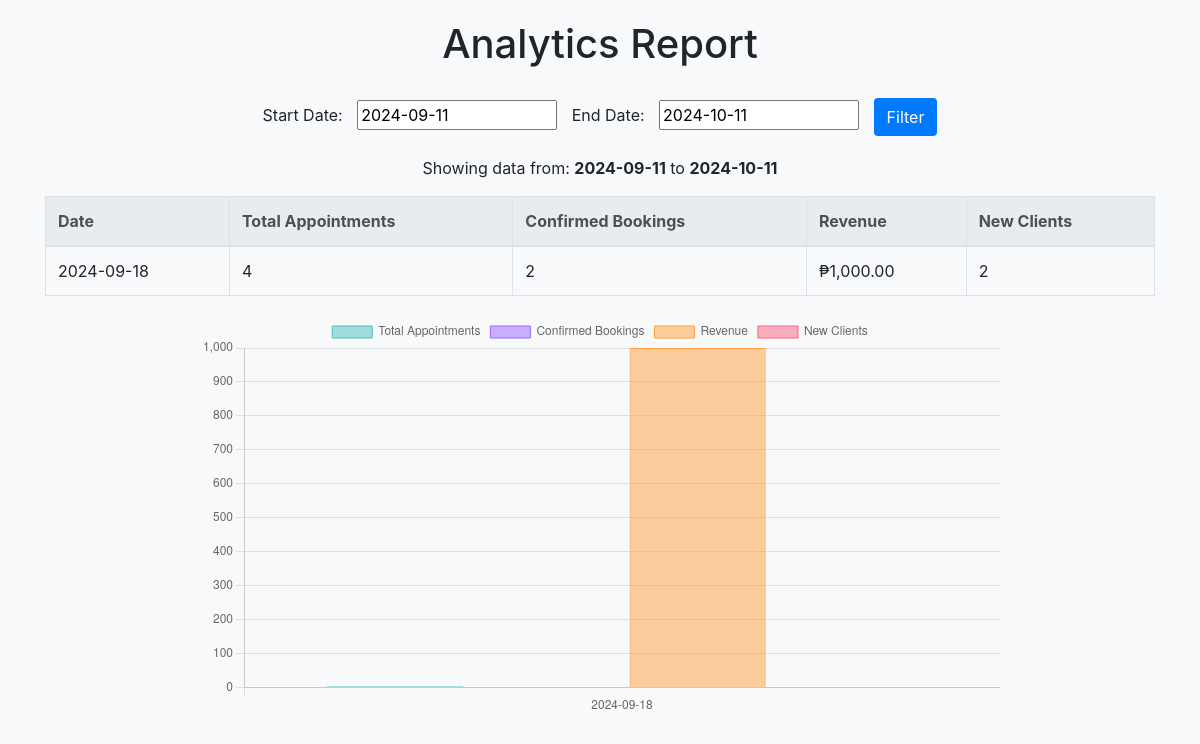
Page /PAGES/ADMIN/analystic.php on the committed database.
### tables this page shows
CREATE TABLE `analytics_data` (
  `id` int(11) NOT NULL,
  `date` date NOT NULL,
  `total_appointments` int(11) NOT NULL,
  `confirmed_bookings` int(11) NOT NULL,
  `revenue` float NOT NULL,
  `new_clients` int(11) NOT NULL
);

### PAGES/ADMIN/analystic.php (the view, shortened to what this page needs)
<?php
$servername = "localhost";
$username = "root";
$password = "";
$dbname = "jjk";
$conn = new mysqli($servername, $username, $password, $dbname);
$startDate = date('Y-m-d', strtotime('-1 month'));
$endDate = date('Y-m-d');
$sql = "SELECT date, total_appointments, confirmed_bookings, revenue, new_clients FROM analytics_data WHERE date BETWEEN '$startDate' AND '$endDate' ORDER BY date ASC";
$result = $conn->query($sql);
$data = [
    'title' => 'Analytics Report',
    'startDate' => $startDate,
    'endDate' => $endDate,
    'dataPoints' => []
];
if ($result->num_rows > 0) {
    while ($row = $result->fetch_assoc()) {
        $data['dataPoints'][] = [
            'date' => $row['date'],
            'totalAppointments' => $row['total_appointments'],
            'confirmedBookings' => $row['confirmed_bookings'],
            'revenue' => '₱' . number_format($row['revenue'], 2),
            'newClients' => $row['new_clients']
        ];
    }
} else {
    echo "No data found for the selected date range.";
}
?>
<!DOCTYPE html>
<html lang="en">
<head>
    <link href="https://maxcdn.bootstrapcdn.com/bootstrap/4.5.2/css/bootstrap.min.css" rel="stylesheet">
    <link rel="stylesheet" href="https://code.jquery.com/ui/1.12.1/themes/base/jquery-ui.css">
</head>
<body>
<div class="container">
    <h1><?php echo $data['title']; ?></h1>
    <form method="post" class="filter-form">
        <label for="start_date">Start Date:</label>
        <input type="text" id="start_date" name="start_date" class="date-input" value="<?php echo $data['startDate']; ?>" required>
        <label for="end_date">End Date:</label>
        <input type="text" id="end_date" name="end_date" class="date-input" value="<?php echo $data['endDate']; ?>" required>
        <button type="submit" class="btn btn-custom">Filter</button>
    </form>
    <p class="text-center">Showing data from: <strong><?php echo $data['startDate']; ?></strong> to <strong><?php echo $data['endDate']; ?></strong></p>
    <table class="table table-bordered table-hover">
        <thead class="thead-light">
            <tr>
                <th>Date</th>
                <th>Total Appointments</th>
                <th>Confirmed Bookings</th>
                <th>Revenue</th>
                <th>New Clients</th>
            </tr>
        </thead>
        <tbody>
            <?php foreach ($data['dataPoints'] as $point): ?>
            <tr>
                <td><?php echo $point['date']; ?></td>
                <td><?php echo $point['totalAppointments']; ?></td>
                <td><?php echo $point['confirmedBookings']; ?></td>
                <td><?php echo $point['revenue']; ?></td>
                <td><?php echo $point['newClients']; ?></td>
            </tr>
            <?php endforeach; ?>
        </tbody>
    </table>
    <div class="chart-container">
        <canvas id="myChart"></canvas>
    </div>
</div>
<script>
    const labels = <?php echo json_encode(array_column($data['dataPoints'], 'date')); ?>;
    const totalAppointments = <?php echo json_encode(array_column($data['dataPoints'], 'totalAppointments')); ?>;
    const confirmedBookings = <?php echo json_encode(array_column($data['dataPoints'], 'confirmedBookings')); ?>;
    const revenues = <?php echo json_encode(array_column($data['dataPoints'], 'revenue')); ?>.map(value => {
        return parseFloat(value.replace('₱', '').replace(',', ''));
    });
    const newClients = <?php echo json_encode(array_column($data['dataPoints'], 'newClients')); ?>;
    const ctx = document.getElementById('myChart').getContext('2d');
    const myChart = new Chart(ctx, {
        type: 'bar',
        data: {
            labels: labels,
            datasets: [
                {
                    label: 'Total Appointments',
                    data: totalAppointments,
                    backgroundColor: 'rgba(75, 192, 192, 0.5)',
                    borderColor: 'rgba(75, 192, 192, 1)',
                    borderWidth: 1
                },
                {
                    label: 'Confirmed Bookings',
                    data: confirmedBookings,
                    backgroundColor: 'rgba(153, 102, 255, 0.5)',
                    borderColor: 'rgba(153, 102, 255, 1)',
                    borderWidth: 1
                },
                {
                    label: 'Revenue',
                    data: revenues,
                    backgroundColor: 'rgba(255, 159, 64, 0.5)',
                    borderColor: 'rgba(255, 159, 64, 1)',
                    borderWidth: 1
                },
                {
                    label: 'New Clients',
                    data: newClients,
                    backgroundColor: 'rgba(255, 99, 132, 0.5)',
                    borderColor: 'rgba(255, 99, 132, 1)',
                    borderWidth: 1
                }
            ]
        },
        options: {
            responsive: true,
            scales: {
                y: {
                    beginAtZero: true
                }
            }
        }
    });
    $(function() {
        $("#start_date, #end_date").datepicker({
            dateFormat: "yy-mm-dd",
            changeMonth: true,
            changeYear: true,
            maxDate: new Date()
        });
    });
</script>
</body>
</html>

### PAGES/ADMIN/analystic.php (style rules this page uses)
body { background-color: #f8f9fa; margin: 20px; }
h1 { text-align: center; margin-bottom: 30px; }
.table th, .table td { vertical-align: middle; }
.filter-form { margin-bottom: 20px; text-align: center; }
.btn-custom { background-color: #007bff; color: white; transition: background-color 0.3s; }
.chart-container { width: 100%; max-width: 800px; margin: auto; margin-top: 20px; }
.date-input { width: 200px; margin: 0 10px; }

### rows in the picture
analytics_data: date "2024-09-18", total_appointments "4", confirmed_bookings "2", revenue "₱1,000.00", new_clients "2"

### other values in the picture
$data['title'] "Analytics Report"
$data['startDate'] "2024-09-11"
$data['endDate'] "2024-10-11"
chart data {{ json_encode(array_column($data['dataPoints'], 'date')) }} ["2024-09-18"]
